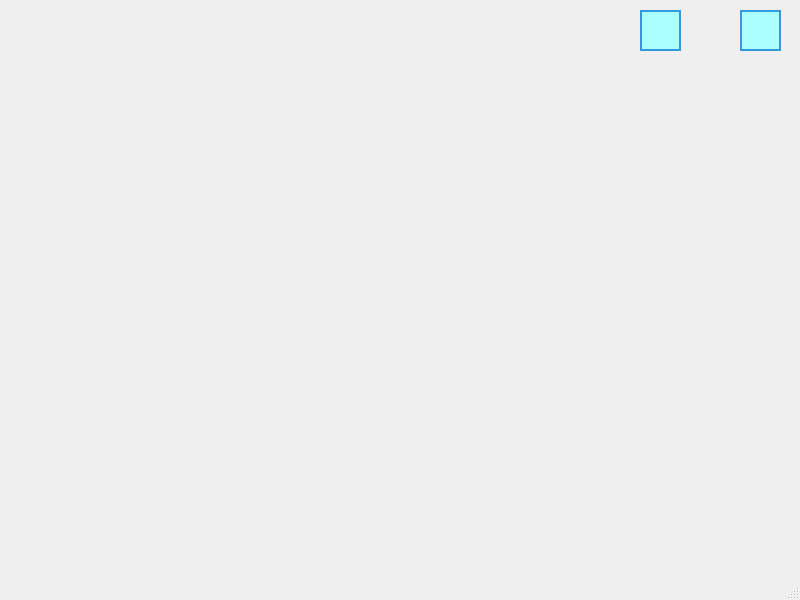
<?xml version="1.0" encoding="UTF-8"?>
<ui version="4.0">
 <class>MainView</class>
 <widget class="QMainWindow" name="MainView">
  <property name="geometry">
   <rect>
    <x>0</x>
    <y>0</y>
    <width>800</width>
    <height>600</height>
   </rect>
  </property>
  <property name="windowTitle">
   <string>MainWindow</string>
  </property>
  <widget class="QWidget" name="centralwidget">
   <widget class="QPushButton" name="close_btn">
    <property name="geometry">
     <rect>
      <x>740</x>
      <y>10</y>
      <width>41</width>
      <height>41</height>
     </rect>
    </property>
    <property name="styleSheet">
     <string notr="true">QPushButton {
 	color: black; /* 设置文本颜色 */
    background-color: rgb(170, 255, 255);
	background-image: url(:/src/exit.png);
	background-position: center; /* 设置背景图片居中 */
    border: 2px solid #3498db;
    padding: 8px 16px;
}

/* 按钮悬停状态下的样式 */
QPushButton:hover {
    background-color: #2980b9;
    border: 2px solid #2980b9;
}

/* 按钮按下状态下的样式 */
QPushButton:pressed {
    background-color: #21618c;
    border: 2px solid #21618c;
}
</string>
    </property>
    <property name="text">
     <string/>
    </property>
   </widget>
   <widget class="QPushButton" name="minimize">
    <property name="geometry">
     <rect>
      <x>640</x>
      <y>10</y>
      <width>41</width>
      <height>41</height>
     </rect>
    </property>
    <property name="styleSheet">
     <string notr="true">
/* 普通状态下的按钮样式 */
QPushButton {
 	color: black; /* 设置文本颜色 */
    background-color: rgb(170, 255, 255);
	background-image: url(:/src/minimize.png);
	background-position: center; /* 设置背景图片居中 */
    border: 2px solid #3498db;
    padding: 8px 16px;
}

/* 按钮悬停状态下的样式 */
QPushButton:hover {
    background-color: #2980b9;
    border: 2px solid #2980b9;
}

/* 按钮按下状态下的样式 */
QPushButton:pressed {
    background-color: #21618c;
    border: 2px solid #21618c;
}
</string>
    </property>
    <property name="text">
     <string/>
    </property>
   </widget>
  </widget>
  <widget class="QMenuBar" name="menubar">
   <property name="geometry">
    <rect>
     <x>0</x>
     <y>0</y>
     <width>800</width>
     <height>21</height>
    </rect>
   </property>
  </widget>
  <widget class="QStatusBar" name="statusbar"/>
 </widget>
 <resources/>
 <connections/>
</ui>
